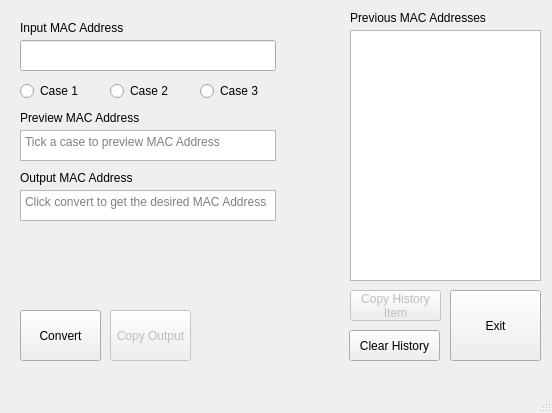
<?xml version="1.0" encoding="UTF-8"?>
<ui version="4.0">
 <class>mainWindow</class>
 <widget class="QMainWindow" name="mainWindow">
  <property name="geometry">
   <rect>
    <x>0</x>
    <y>0</y>
    <width>552</width>
    <height>413</height>
   </rect>
  </property>
  <property name="windowTitle">
   <string>mainWindow</string>
  </property>
  <widget class="QWidget" name="centralwidget">
   <widget class="QLabel" name="inputMACTT">
    <property name="geometry">
     <rect>
      <x>20</x>
      <y>20</y>
      <width>251</width>
      <height>16</height>
     </rect>
    </property>
    <property name="text">
     <string>Input MAC Address</string>
    </property>
   </widget>
   <widget class="QLabel" name="previewMACTT">
    <property name="geometry">
     <rect>
      <x>20</x>
      <y>110</y>
      <width>251</width>
      <height>16</height>
     </rect>
    </property>
    <property name="text">
     <string>Preview MAC Address</string>
    </property>
   </widget>
   <widget class="QTextBrowser" name="previewMAC">
    <property name="geometry">
     <rect>
      <x>20</x>
      <y>130</y>
      <width>256</width>
      <height>31</height>
     </rect>
    </property>
    <property name="mouseTracking">
     <bool>true</bool>
    </property>
    <property name="whatsThis">
     <string>&lt;html&gt;&lt;head/&gt;&lt;body&gt;&lt;p&gt;&lt;br/&gt;&lt;/p&gt;&lt;/body&gt;&lt;/html&gt;</string>
    </property>
    <property name="placeholderText">
     <string>Tick a case to preview MAC Address</string>
    </property>
   </widget>
   <widget class="QRadioButton" name="case1Button">
    <property name="geometry">
     <rect>
      <x>20</x>
      <y>80</y>
      <width>91</width>
      <height>22</height>
     </rect>
    </property>
    <property name="text">
     <string>Case 1</string>
    </property>
    <property name="checked">
     <bool>false</bool>
    </property>
   </widget>
   <widget class="QRadioButton" name="case2Button">
    <property name="geometry">
     <rect>
      <x>110</x>
      <y>80</y>
      <width>91</width>
      <height>22</height>
     </rect>
    </property>
    <property name="text">
     <string>Case 2</string>
    </property>
   </widget>
   <widget class="QRadioButton" name="case3Button">
    <property name="geometry">
     <rect>
      <x>200</x>
      <y>80</y>
      <width>91</width>
      <height>22</height>
     </rect>
    </property>
    <property name="text">
     <string>Case 3</string>
    </property>
   </widget>
   <widget class="QLabel" name="convertedMACTT">
    <property name="geometry">
     <rect>
      <x>20</x>
      <y>170</y>
      <width>251</width>
      <height>16</height>
     </rect>
    </property>
    <property name="text">
     <string>Output MAC Address</string>
    </property>
   </widget>
   <widget class="QTextBrowser" name="convertedMAC">
    <property name="geometry">
     <rect>
      <x>20</x>
      <y>190</y>
      <width>256</width>
      <height>31</height>
     </rect>
    </property>
    <property name="placeholderText">
     <string>Click convert to get the desired MAC Address</string>
    </property>
   </widget>
   <widget class="QPushButton" name="copyButton">
    <property name="enabled">
     <bool>false</bool>
    </property>
    <property name="geometry">
     <rect>
      <x>110</x>
      <y>310</y>
      <width>81</width>
      <height>51</height>
     </rect>
    </property>
    <property name="text">
     <string>Copy Output</string>
    </property>
   </widget>
   <widget class="QPushButton" name="exitButton">
    <property name="geometry">
     <rect>
      <x>450</x>
      <y>290</y>
      <width>91</width>
      <height>71</height>
     </rect>
    </property>
    <property name="text">
     <string>Exit</string>
    </property>
   </widget>
   <widget class="QLabel" name="confirmedCopy">
    <property name="geometry">
     <rect>
      <x>200</x>
      <y>315</y>
      <width>141</width>
      <height>41</height>
     </rect>
    </property>
    <property name="text">
     <string/>
    </property>
    <property name="wordWrap">
     <bool>true</bool>
    </property>
   </widget>
   <widget class="QLabel" name="previousMACTT">
    <property name="geometry">
     <rect>
      <x>350</x>
      <y>10</y>
      <width>151</width>
      <height>16</height>
     </rect>
    </property>
    <property name="text">
     <string>Previous MAC Addresses</string>
    </property>
   </widget>
   <widget class="QPushButton" name="convertButton">
    <property name="geometry">
     <rect>
      <x>20</x>
      <y>310</y>
      <width>81</width>
      <height>51</height>
     </rect>
    </property>
    <property name="text">
     <string>Convert</string>
    </property>
   </widget>
   <widget class="QLineEdit" name="inputMAC">
    <property name="geometry">
     <rect>
      <x>20</x>
      <y>40</y>
      <width>256</width>
      <height>31</height>
     </rect>
    </property>
   </widget>
   <widget class="QListWidget" name="previousMAC">
    <property name="geometry">
     <rect>
      <x>350</x>
      <y>30</y>
      <width>191</width>
      <height>251</height>
     </rect>
    </property>
    <property name="toolTip">
     <string>&lt;html&gt;&lt;head/&gt;&lt;body&gt;&lt;p&gt;Will list all prior MAC Addresses while the program was running&lt;/p&gt;&lt;/body&gt;&lt;/html&gt;</string>
    </property>
   </widget>
   <widget class="QPushButton" name="clearHistoryButton">
    <property name="geometry">
     <rect>
      <x>349</x>
      <y>330</y>
      <width>91</width>
      <height>31</height>
     </rect>
    </property>
    <property name="text">
     <string>Clear History</string>
    </property>
   </widget>
   <widget class="QPushButton" name="copyHistoryButton">
    <property name="enabled">
     <bool>false</bool>
    </property>
    <property name="geometry">
     <rect>
      <x>350</x>
      <y>290</y>
      <width>91</width>
      <height>31</height>
     </rect>
    </property>
    <property name="text">
     <string>Copy History
Item</string>
    </property>
   </widget>
  </widget>
  <widget class="QMenuBar" name="menubar">
   <property name="geometry">
    <rect>
     <x>0</x>
     <y>0</y>
     <width>552</width>
     <height>21</height>
    </rect>
   </property>
   <property name="defaultUp">
    <bool>false</bool>
   </property>
  </widget>
  <widget class="QStatusBar" name="statusbar"/>
 </widget>
 <resources/>
 <connections/>
</ui>
